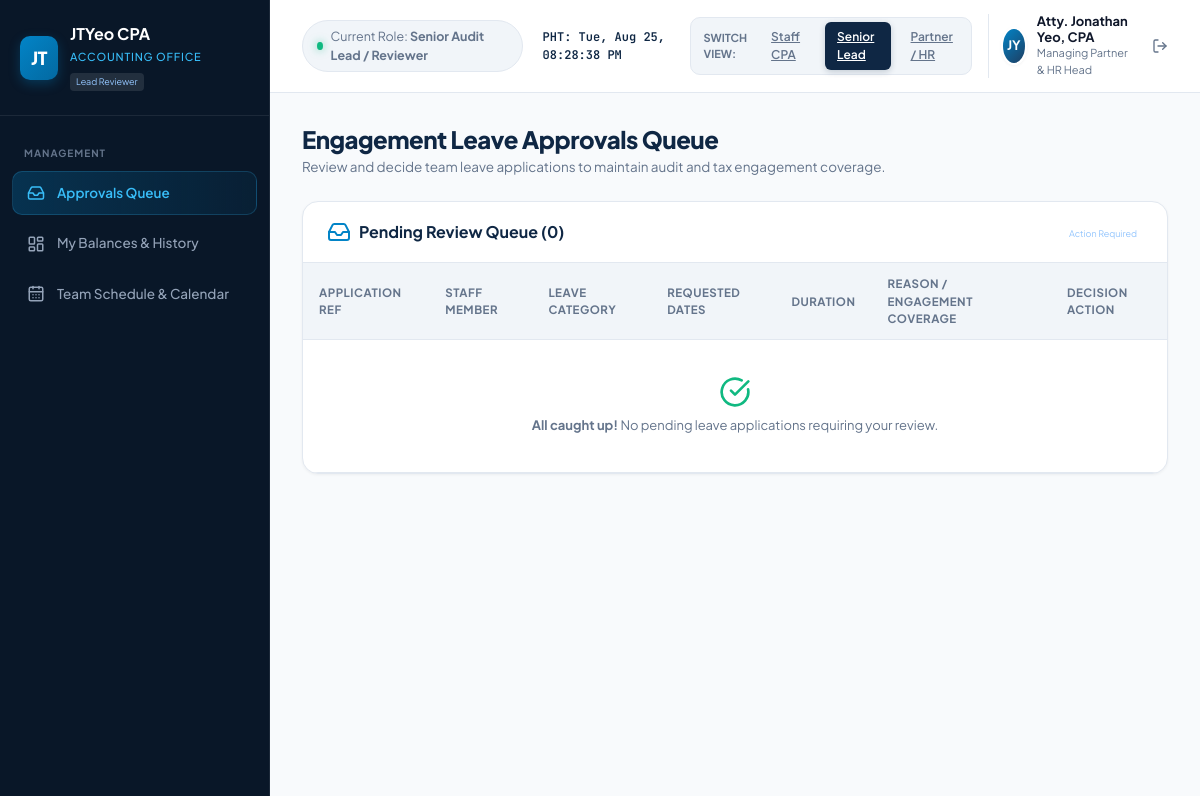
The page /supervisor_dashboard.php (signed in, upper part) on the database as committed earlier.
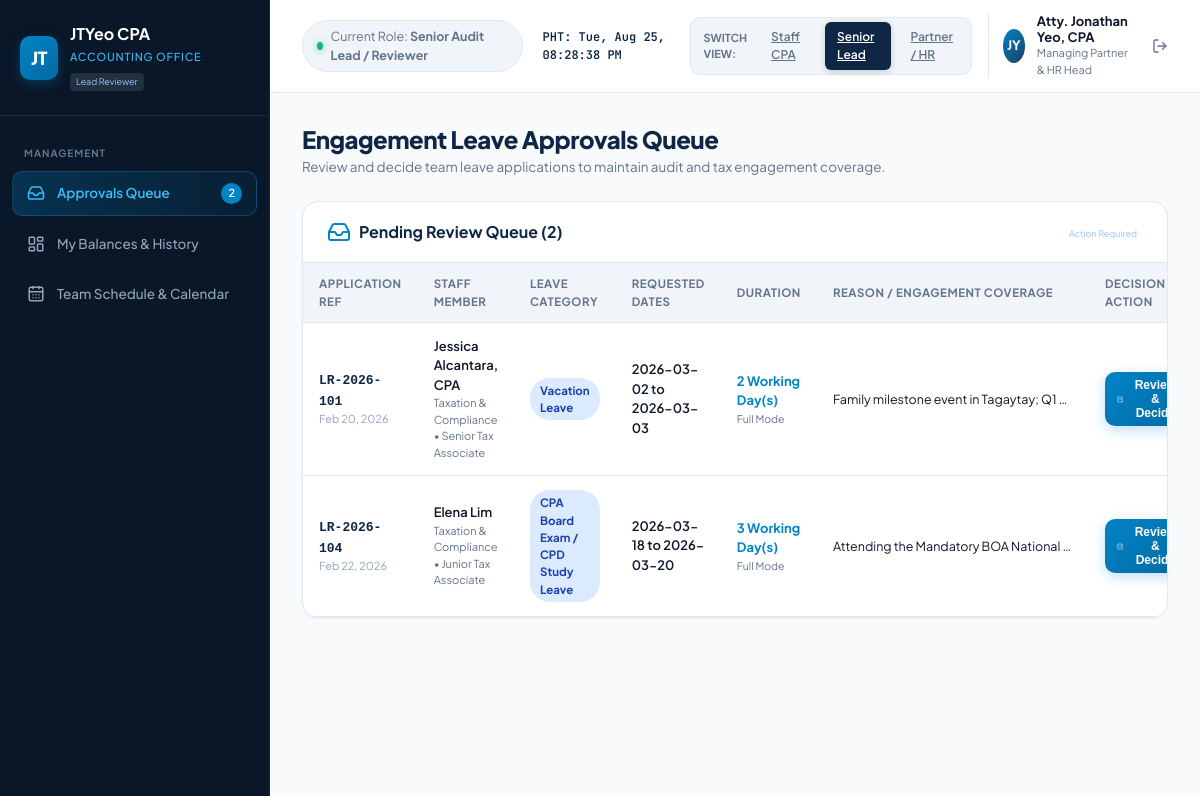
The same page on the database as committed later.
### tables this page shows
CREATE TABLE leave_requests (
            id INTEGER PRIMARY KEY AUTOINCREMENT,
            ref_no TEXT UNIQUE NOT NULL,
            user_id INTEGER NOT NULL,
            leave_type TEXT NOT NULL, -- 'SIL', 'VL', 'SL', 'SoloParent', 'MagnaCarta', 'VAWC', 'Emergency'
            leave_type_label TEXT NOT NULL,
            start_date DATE NOT NULL,
            end_date DATE NOT NULL,
            days_count REAL NOT NULL,
            duration_mode TEXT DEFAULT 'full',
            reason TEXT NOT NULL,
            attachment_path TEXT,
            status TEXT DEFAULT 'Pending', -- 'Pending', 'Approved', 'Rejected'
            approver_name TEXT,
            rejection_reason TEXT,
            created_at DATETIME DEFAULT CURRENT_TIMESTAMP,
            decided_at DATETIME,
            FOREIGN KEY (user_id) REFERENCES users(id) ON DELETE CASCADE
        );

CREATE TABLE users (
            id INTEGER PRIMARY KEY AUTOINCREMENT,
            name TEXT NOT NULL,
            email TEXT UNIQUE NOT NULL,
            password TEXT NOT NULL,
            role TEXT NOT NULL, -- 'staff', 'supervisor', 'admin'
            department TEXT NOT NULL,
            title TEXT NOT NULL,
            avatar_initials TEXT NOT NULL,
            created_at DATETIME DEFAULT CURRENT_TIMESTAMP
        );

### supervisor_dashboard.php (the view, shortened to what the changed rows need)
<?php
require_once __DIR__ . '/auth.php';
$approvalsStmt = $pdo->query("
    SELECT r.*, u.name as employee_name, u.department, u.title, u.avatar_initials
    FROM leave_requests r
    JOIN users u ON r.user_id = u.id
    WHERE r.status = 'Pending'
    ORDER BY r.created_at ASC
");
$pendingApprovals = $approvalsStmt->fetchAll();
$pendingCount = count($pendingApprovals);
?>
<!DOCTYPE html>
<html lang="en">
<head>
  <link rel="stylesheet" href="style.css">
  <link href="https://cdn.jsdelivr.net/npm/fullcalendar@5.11.3/main.min.css" rel="stylesheet">
</head>
<body>
  <div class="app-container">
    <aside class="sidebar">
      <div class="brand-section">
        <div class="brand-info">
          <h2>JTYeo CPA</h2>
        </div>
      </div>
      <nav class="sidebar-nav">
        <a class="nav-item active" data-tab="approvals" onclick="switchTab('approvals')">
          <i data-lucide="inbox"></i>
          <span>Approvals Queue</span>
          <?php if ($pendingCount > 0): ?>
            <span class="nav-badge"><?= $pendingCount ?></span>
          <?php endif; ?>
        </a>
      </nav>
    </aside>
    <main class="main-wrapper">
      <div class="content-area">
        <div id="tab-approvals" class="tab-pane">
          <div class="page-header">
            <div class="page-title">
              <h1>Engagement Leave Approvals Queue</h1>
            </div>
          </div>
          <div class="dashboard-card" style="margin-bottom: 24px;">
            <div class="card-head">
              <h3><i data-lucide="inbox" style="color:var(--accent);"></i> Pending Review Queue (<?= count($pendingApprovals) ?>)</h3>
              <span class="firm-badge">Action Required</span>
            </div>
            <div class="table-responsive">
              <table class="custom-table">
                <thead>
                  <tr>
                    <th>Application Ref</th>
                    <th>Staff Member</th>
                    <th>Leave Category</th>
                    <th>Requested Dates</th>
                    <th>Duration</th>
                    <th>Reason / Engagement Coverage</th>
                    <th>Decision Action</th>
                  </tr>
                </thead>
                <tbody>
                  <?php if (empty($pendingApprovals)): ?>
                    <tr>
                      <td colspan="7" style="text-align:center; padding:36px; color:var(--text-muted);">
                        <i data-lucide="check-circle" style="width:32px;height:32px;margin:0 auto 8px;display:block;color:var(--success);"></i>
                        <strong>All caught up!</strong> No pending leave applications requiring your review.
                      </td>
                    </tr>
                  <?php else: ?>
                    <?php foreach ($pendingApprovals as $app): ?>
                      <tr>
                        <td>
                          <span style="font-weight:700; color:var(--primary); font-family:monospace;"><?= $app['ref_no'] ?></span>
                          <div style="font-size:11px; color:var(--text-light);"><?= date('M d, Y', strtotime($app['created_at'])) ?></div>
                        </td>
                        <td>
                          <div style="font-weight:600;"><?= htmlspecialchars($app['employee_name']) ?></div>
                          <div style="font-size:11px; color:var(--text-muted);"><?= htmlspecialchars($app['department']) ?> &bull; <?= htmlspecialchars($app['title'] ?? 'Staff') ?></div>
                        </td>
                        <td>
                          <span class="badge badge-vl"><?= htmlspecialchars($app['leave_type_label']) ?></span>
                        </td>
                        <td>
                          <div style="font-weight:600;"><?= $app['start_date'] ?> <?= $app['start_date'] !== $app['end_date'] ? 'to ' . $app['end_date'] : '' ?></div>
                        </td>
                        <td>
                          <span style="font-weight:700; color:var(--accent);"><?= $app['days_count'] ?> Working Day(s)</span>
                          <div style="font-size:10.5px; color:var(--text-muted);"><?= ucfirst($app['duration_mode']) ?> Mode</div>
                        </td>
                        <td>
                          <div style="font-size:12.5px; max-width:240px; white-space:nowrap; overflow:hidden; text-overflow:ellipsis;" title="<?= htmlspecialchars($app['reason']) ?>">
                            <?= htmlspecialchars($app['reason']) ?>
                          </div>
                        </td>
                        <td>
                          <button class="btn-primary" style="padding:6px 12px; font-size:12px;" onclick="openDecisionModal('<?= $app['ref_no'] ?>', '<?= addslashes($app['employee_name']) ?>', '<?= addslashes($app['leave_type_label']) ?>', '<?= $app['days_count'] ?>', '<?= addslashes($app['department']) ?>', '<?= addslashes($app['attachment_path'] ?? '') ?>')">
                            <i data-lucide="check-square" style="width:13px;height:13px;"></i>
                            <span>Review & Decide</span>
                          </button>
                        </td>
                      </tr>
                    <?php endforeach; ?>
                  <?php endif; ?>
                </tbody>
              </table>
            </div>
          </div>
        </div>
      </div>
    </main>
  </div>
</body>
</html>ate();
</body>
</html>

Rows that differ between the two databases and show on the page:
added leave_requests: ref_no "LR-2026-101", created_at "Feb 20, 2026", user.name "Jessica Alcantara, CPA", user.department "Taxation & Compliance", user.title "Senior Tax Associate", leave_type_label "Vacation Leave", start_date "2026-03-02", end_date "2026-03-03", days_count "2", duration_mode "Full", reason "Family milestone event in Tagaytay; Q1…"
added leave_requests: ref_no "LR-2026-104", created_at "Feb 22, 2026", user.name "Elena Lim", user.department "Taxation & Compliance", user.title "Junior Tax Associate", leave_type_label "CPA Board Exam / CPD Study Leave", start_date "2026-03-18", end_date "2026-03-20", days_count "3", duration_mode "Full", reason "Attending the Mandatory BOA National…"
Other text that changed with them:
$pendingCount: (not shown) → "2"
count($pendingApprovals): "0" → "2"
text no longer shown: "All caught up! No pending leave applications requiring your review."
